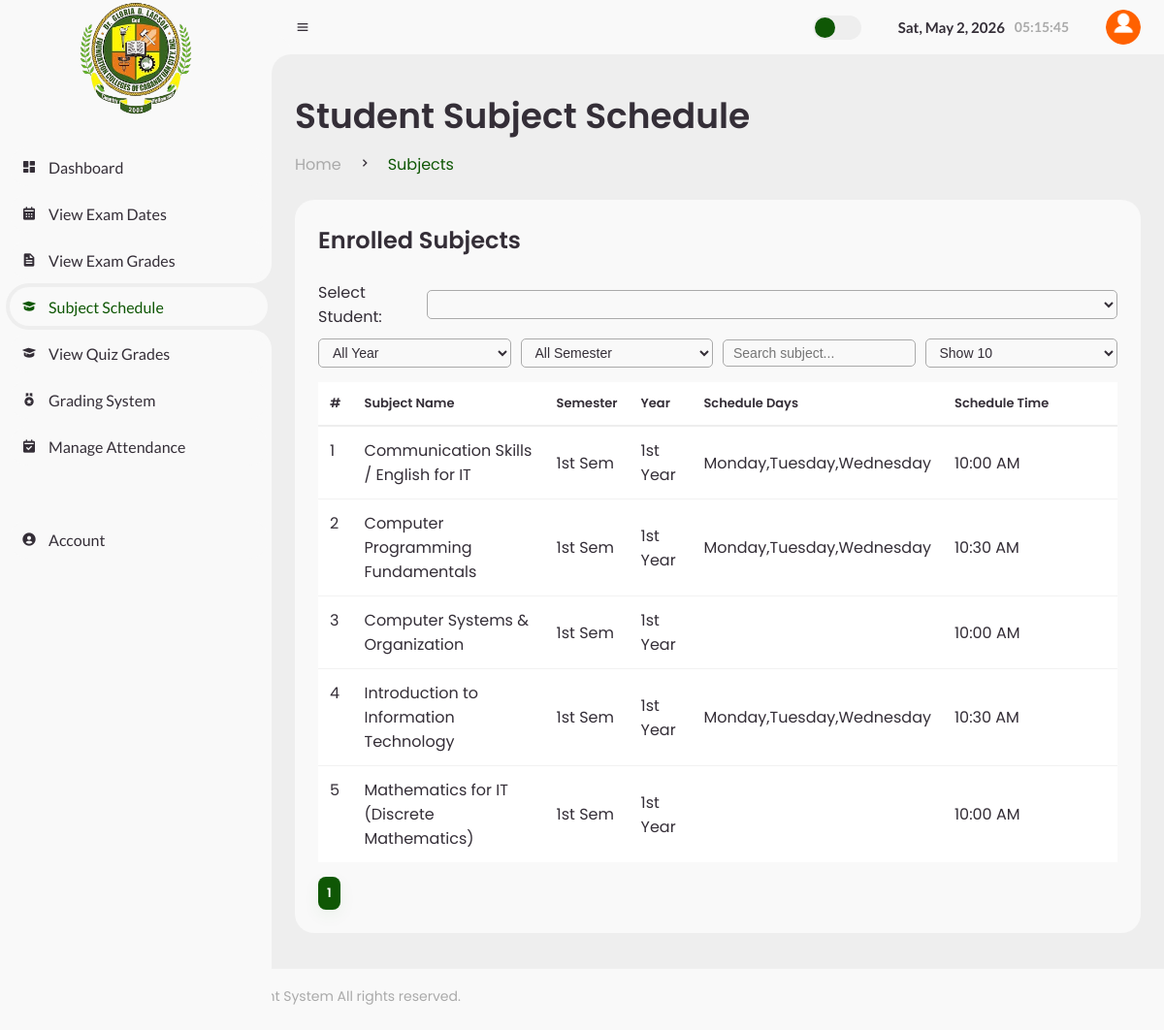
The page /Parents/subject_schedule.php?student_id=1 (signed in) on the database its author committed.
### tables this page shows
CREATE TABLE `subjects` (
  `subject_id` int(11) NOT NULL,
  `subject_name` varchar(100) NOT NULL,
  `course_id` int(11) NOT NULL,
  `teacher_id` int(11) NOT NULL,
  `room_id` int(11) DEFAULT NULL,
  `schedule_time` varchar(100) DEFAULT NULL,
  `schedule_days` varchar(100) DEFAULT NULL,
  `semester` enum('1st Sem','2nd Sem','3rd Sem','Summer') DEFAULT NULL,
  `year` enum('1st Year','2nd Year','3rd Year','4th Year') DEFAULT NULL
);

### Parents/subject_schedule.php (the view, shortened to what this page needs)
<?php include 'header.php'; ?>
<?php
$children = [];
$student_id = intval($_GET['student_id'] ?? ($children[0]['student_id'] ?? 0));
$filterYear = $_GET['filterYear'] ?? '';
$filterSem  = $_GET['filterSem'] ?? '';
$search     = $_GET['search'] ?? '';
$page       = max(1,intval($_GET['page'] ?? 1));
$limit      = intval($_GET['limit'] ?? 10);
$offset = ($page-1)*$limit;
$where = "WHERE ss.student_id='".intval($student_id)."' ";
$totRes = mysqli_query($conn,"
    SELECT COUNT(*) as total
    FROM student_subjects ss
    JOIN subjects s ON ss.subject_id=s.subject_id
    $where
");
$total = $totRes ? mysqli_fetch_assoc($totRes)['total'] : 0;
$totalPages = $limit>0 ? ceil($total/$limit) : 0;
$subjectData = [];
$res = mysqli_query($conn,"
    SELECT s.subject_id, s.subject_name, s.semester, s.year, s.schedule_days, s.schedule_time
    FROM student_subjects ss
    JOIN subjects s ON ss.subject_id=s.subject_id
    $where
    ORDER BY s.subject_name ASC
    LIMIT $offset, $limit
");
while($row = mysqli_fetch_assoc($res)) $subjectData[] = $row;
?>
<main>
<div class="head-title">
  <div class="left">
    <h1>Student Subject Schedule</h1>
    <ul class="breadcrumb">
      <li><a href="#">Home</a></li>
      <li><i class='bx bx-chevron-right'></i></li>
      <li><a class="active">Subjects</a></li>
    </ul>
  </div>
</div>
<div class="table-data">
<div class="order">
<div class="head flex-between">
<h3>Enrolled Subjects</h3>
</div>
<div class="row-controls mb-10">
<label for="studentSelect">Select Student:</label>
<select id="studentSelect" class="search-input">
</select>
</div>
<div class="row-controls">
    <select id="yearFilter" class="search-input">
        <option value="">All Year</option>
    </select>
    <select id="semFilter" class="search-input">
        <option value="">All Semester</option>
    </select>
    <input type="search" id="searchInput" class="search-input" placeholder="Search subject..." value="<?= htmlspecialchars($search) ?>">
    <select id="limitFilter" class="search-input">
        <?php foreach([5,10,25,50] as $l){
            $sel = ($limit==$l)?'selected':'';
            echo "<option value='$l' $sel>Show $l</option>";
        } ?>
    </select>
</div>
<table>
<thead>
<tr>
<th>#</th>
<th>Subject Name</th>
<th>Semester</th>
<th>Year</th>
<th>Schedule Days</th>
<th>Schedule Time</th>
</tr>
</thead>
<tbody>
<?php
$sn = $offset + 1;
if(!$subjectData){
  echo "<tr><td colspan='6' class='text-center'>No Record Found!</td></tr>";
} else {
  foreach($subjectData as $row){
    echo "<tr>
    <td>{$sn}</td>
    <td>".htmlspecialchars($row['subject_name'])."</td>
    <td>".htmlspecialchars($row['semester'])."</td>
    <td>".htmlspecialchars($row['year'])."</td>
    <td>".htmlspecialchars($row['schedule_days'])."</td>
    <td>".htmlspecialchars($row['schedule_time'])."</td>
    </tr>";
    $sn++;
  }
}
?>
</tbody>
</table>
<?php if($totalPages>0){ ?>
<div class="mt-15">
<?php for($i=1;$i<=$totalPages;$i++){ ?>
<a href="?student_id=<?= $student_id ?>&page=<?= $i ?>&limit=<?= $limit ?>&filterYear=<?= $filterYear ?>&filterSem=<?= $filterSem ?>&search=<?= urlencode($search) ?>" class="btn small <?= $i==$page?'primary':'' ?>"><?= $i ?></a>
<?php } ?>
</div>
<?php } ?>
</div>
</div>
</main>
<?php include 'stms_footer.php'; ?>

### rows shown on the page
subjects: subject_name "Communication Skills / English for IT", semester "1st Sem", year "1st Year", schedule_days "Monday,Tuesday,Wednesday", schedule_time "10:00 AM"
subjects: subject_name "Computer Programming Fundamentals", semester "1st Sem", year "1st Year", schedule_days "Monday,Tuesday,Wednesday", schedule_time "10:30 AM"
subjects: subject_name "Computer Systems & Organization", semester "1st Sem", year "1st Year", schedule_time "10:00 AM"
subjects: subject_name "Introduction to Information Technology", semester "1st Sem", year "1st Year", schedule_days "Monday,Tuesday,Wednesday", schedule_time "10:30 AM"
subjects: subject_name "Mathematics for IT (Discrete Mathematics)", semester "1st Sem", year "1st Year", schedule_time "10:00 AM"
